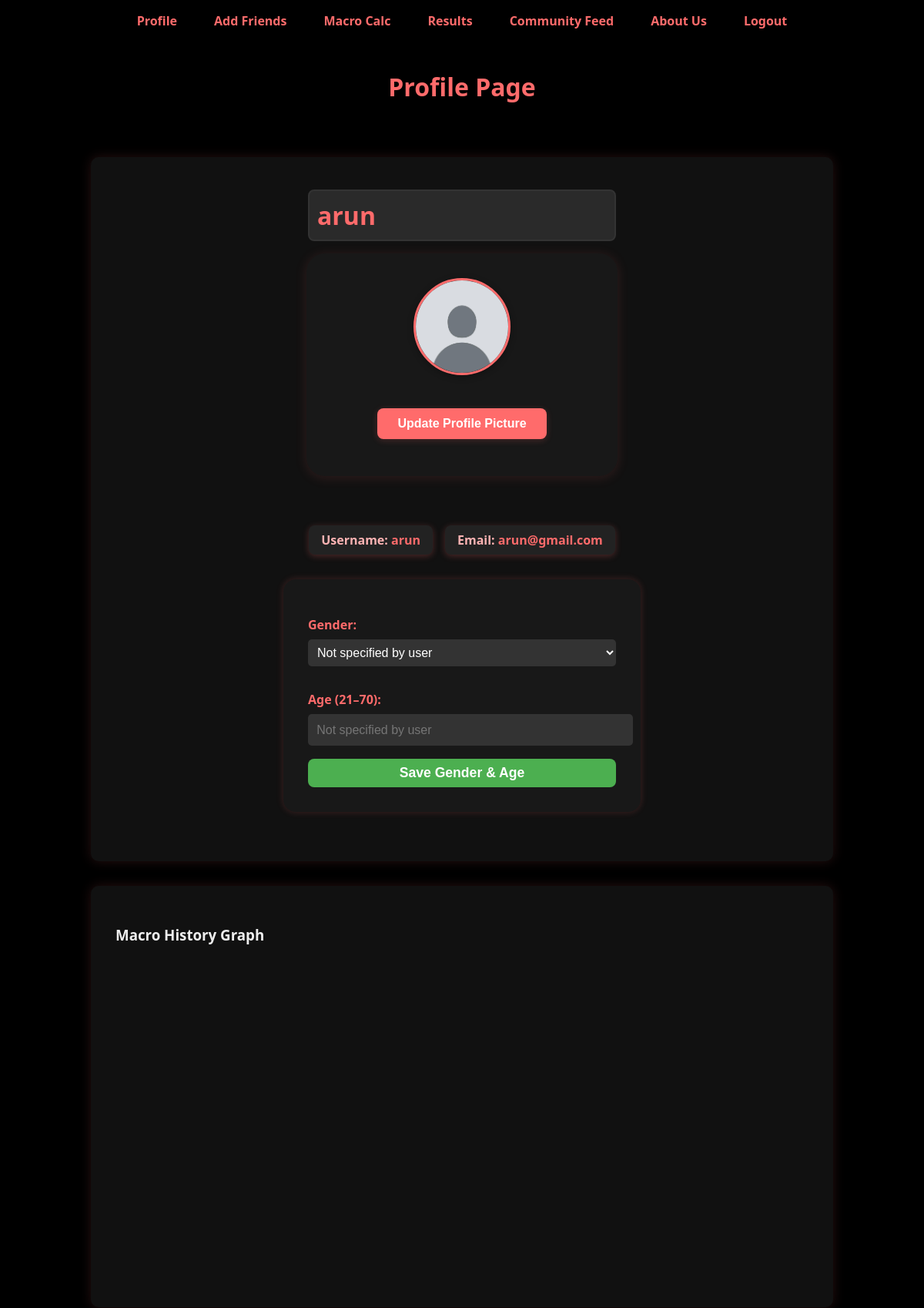
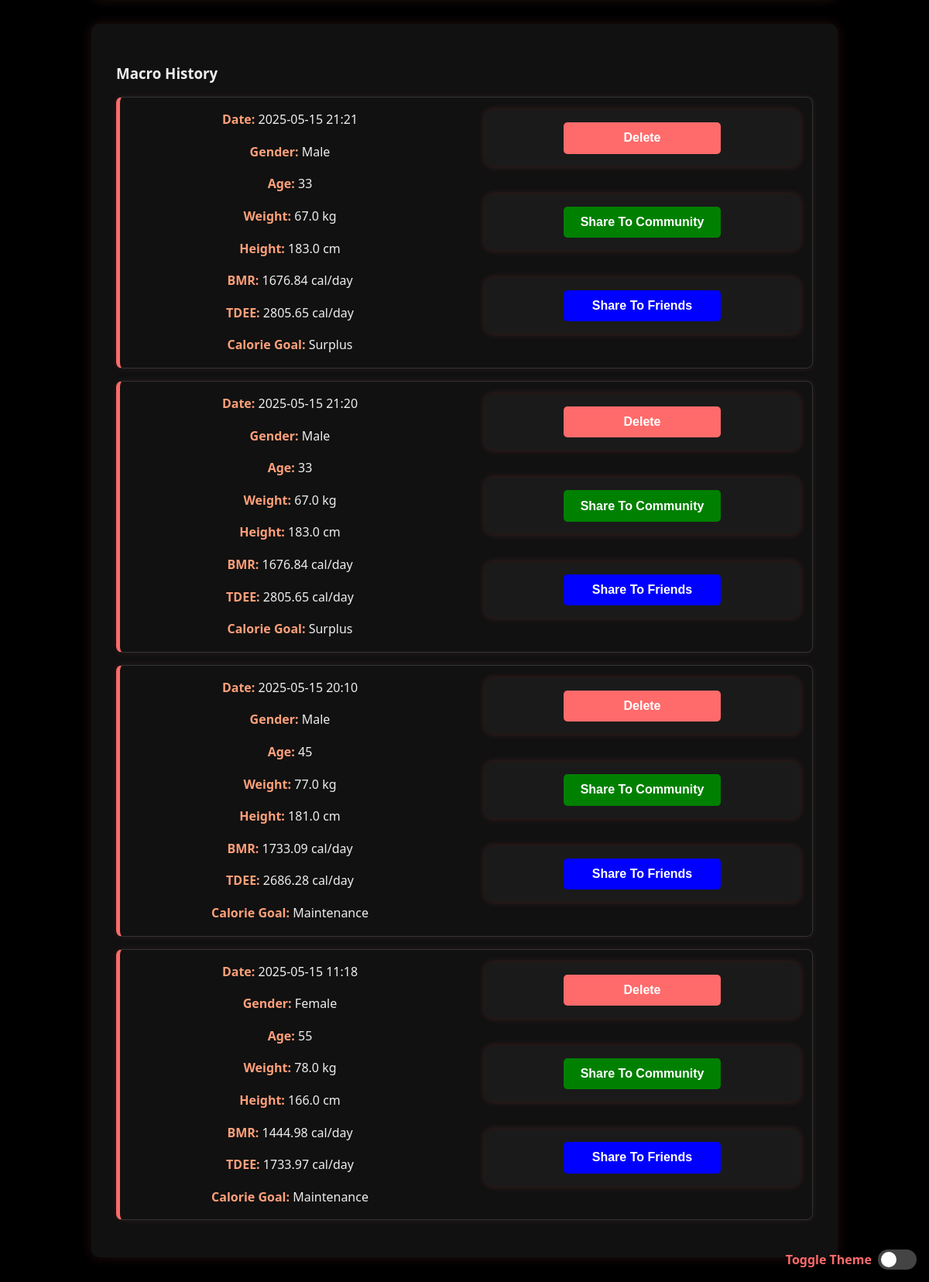
The app's page /profile (signed in) with its own data (2 pictures, top to bottom).
### app/models.py (models this page shows)
class User(db.Model, UserMixin):
    id = db.Column(db.Integer, primary_key=True)
    name = db.Column(db.String(80), unique=True, nullable=False)
    email = db.Column(db.String(120), unique=True, nullable=False)
    password = db.Column(db.String(120), nullable=False)
    gender = db.Column(db.String(10))
    age = db.Column(db.Integer)
    profile_picture = db.Column(db.String(255), default='placeholder-profile.jpg')
    requests_sent = db.relationship(
        'FriendRequest',
        foreign_keys='FriendRequest.requester_id',
        back_populates='requester',
        lazy='dynamic'
    )
    requests_received = db.relationship(
        'FriendRequest',
        foreign_keys='FriendRequest.receiver_id',
        back_populates='receiver',
        lazy='dynamic'
    )
    friends = db.relationship(
        'User',
        secondary=friend_assoc,
        primaryjoin=(id == friend_assoc.c.user_id),
        secondaryjoin=(id == friend_assoc.c.friend_id),
        lazy='dynamic'
    )

class MacroPost(db.Model):
    id = db.Column(db.Integer, primary_key=True)
    gender = db.Column(db.String(10), nullable=False)
    age = db.Column(db.Integer, nullable=False)
    weight = db.Column(db.Float, nullable=False)
    height = db.Column(db.Float, nullable=False)
    bmr = db.Column(db.Float, nullable=False)
    tdee = db.Column(db.Float, nullable=False)
    calorie_goal = db.Column(db.String(10), nullable=False, server_default='maintain')
    timestamp = db.Column(db.DateTime, server_default=db.func.now())
    user_id = db.Column(db.Integer, db.ForeignKey('user.id'), nullable=False)
    user = db.relationship('User', backref=db.backref('macroposts', lazy=True))

### app/routes.py (the view)
@app.route("/profile")
@login_required
def profile():
    macro_posts = MacroPost.query.filter_by(user_id=current_user.id).order_by(MacroPost.timestamp.desc()).all()
    form = ProfilePictureForm()
    pending_requests = FriendRequest.query.filter_by(receiver_id=current_user.id, status='pending').all()
    return render_template(
        "profile.html",
        user=current_user,
        macro_posts=macro_posts,
        form=form,
        pending_requests=pending_requests,
    )

### app/forms.py
class ProfilePictureForm(FlaskForm):
    picture = FileField('Update Profile Picture', validators=[
        FileAllowed(['jpg', 'png', 'jpeg'], 'Images only!')
    ])
    submit = SubmitField('Update Picture')

### app/__init__.py (called while the page is built)
@login_manager.user_loader
def load_user(user_id):
    return db.session.get(User, int(user_id))

### app/routes.py (called while the page is built)
@app.after_request
def add_security_headers(response):
    response.headers['X-Content-Type-Options'] = 'nosniff'
    response.headers['X-Frame-Options'] = 'DENY'
    response.headers['X-Content-Type-Options'] = 'nosniff'
    response.headers['X-XSS-Protection'] = '1; mode=block'
    return response

### app/templates/profile.html (shortened to what this page needs)
{% extends "base.html" %}
{% import "./components/resultTab.html" as ui %}
{% block content %}
<div class="profile-container">
    <header class="profile-header">
        <h1>Profile Page</h1>
    </header>
    <section class="profile-info">
        <div style="display:flex; flex-direction:column; align-items:center; margin-bottom: 2em;">
            <h2 class="username-box">{{ user.name }}</h2>
            <div class="profile-card">
                <img src="{{ url_for('static', filename='profile_pics/' + user.profile_picture) }}" alt="Profile Picture" class="profile-picture">
            {% if current_user.id == user.id %}
               <button onclick="document.getElementById('profile-picture-form').style.display='block'" class="profile-btn update-btn">Update Profile Picture</button>
            {% endif %}
            </div>
        </div>
        <div style="display:flex; justify-content:center; gap:1em; margin-bottom:1em;">
            <div class="profile-line"> Username: <span class="highlight-text">{{ user.name }}</span></div>
            <div class="profile-line"> Email: <span style="color:#ff6b6b;">{{ user.email }}</span></div>
        </div>
        <form action="{{ url_for('update_profile_info') }}" method="POST" style="margin-top: 1em; background:#181818; padding:2em; border-radius:16px; box-shadow:0 0 10px #ff6b6b33; max-width:400px; margin-left:auto; margin-right:auto;">
            <label for="gender" style="color:#ff6b6b; font-weight:bold;">Gender:</label>
            <select id="gender" name="gender" required style="width:100%; margin-bottom:1em; padding:0.5em; font-size:1rem; box-sizing:border-box;" {% if current_user.id != user.id %}disabled{% endif %}>
                <option disabled {% if not user.gender %}selected{% endif %}>
                    {{ user.gender if user.gender else "Not specified by user" }}
                </option>
             </select>
             <label for="age" style="color:#ff6b6b; font-weight:bold;">Age (21–70):</label>
             <input type="text" id="age" name="age" value="{{ user.age if user.age else '' }}" placeholder="Not specified by user" {% if current_user.id != user.id %}disabled class="disabled-field"{% endif %}>
            {% if current_user.id == user.id %}
               <button type="submit" style="margin-top: 1em; background-color: #4CAF50; color: white; font-weight: bold; padding: 8px 16px; border: none; border-radius: 8px; cursor: pointer; width:100%; font-size:1.1rem;">Save Gender & Age</button>
            {% endif %}
        </form>
    </section>
    <section class="graph">
        <h3>Macro History Graph</h3>
        <div id="macro-history-graph" style="width: 100%; height: 400px; margin-bottom: 20px;"></div>
    </section>
    <section class="macro-history">
        <h3>Macro History</h3>
        {% if macro_posts %}
            <ul>
                {% for post in macro_posts %}
                    <li>
                        <div class="info">
                            {{ ui.history_item(post) }}
                        </div>
                        {% if user.id == current_user.id %}
                        <div class="actions">
                            {{ ui.delete_button(post.id) }}
                            {{ ui.community_share_button(post.id) }}
                            {{ ui.friend_share_button(post.id) }}
                        </div>
                        {% endif %}
                    </li>
                {% endfor %}
            </ul>
        {% else %}
            <p>You haven't saved any results yet.</p>
        {% endif %}
    </section>
</div>
{% endblock %}

### app/templates/base.html (shortened to what this page needs)
<!DOCTYPE html>
<html lang="en">
<head>
  <link rel="stylesheet" href="{{ url_for('static', filename='css/style.css') }}">
</head>
<body>
  <header>
    <nav>
      <ul>
        {% if current_user.is_authenticated %}
          <li><a href="{{ url_for('profile') }}">Profile</a></li>
          <li><a href="{{ url_for('friends') }}">Add Friends</a></li>
        {% else %}
          <li><a href="{{ url_for('login') }}">Login</a></li>
          <li><a href="{{ url_for('calculator') }}">Macro Calc</a></li>
        {% endif %}
        {% if current_user.is_authenticated and request.endpoint != 'view_user_profile' and request.endpoint != 'view_user_profile_by_name' %}
        <li><a href="{{ url_for('calculator') }}">Macro Calc</a></li>
        {% endif %}
        <li><a href="{{ url_for('results') }}">Results</a></li>
        <li><a href="{{ url_for('feed') }}">Community Feed</a></li>
        <li><a href="{{ url_for('about') }}">About Us</a></li>
        {% if current_user.is_authenticated %}
          <li><a href="{{ url_for('logout') }}">Logout</a></li>
        {% endif %}
      </ul>
    </nav>
  </header>
  <main>
    {% block content %}
    {% endblock %}
  </main>
  <div class="theme-toggle">
    <label class="theme-label" for="theme-switch">Toggle Theme</label>
    <label class="switch">
        <span class="slider"></span>
    </label>
</div>
</body>
</html>

### app/templates/components/resultTab.html (shortened to what this page needs)
{% macro history_item(post) %}
<p><strong>Date:</strong> {{ post.timestamp.strftime('%Y-%m-%d %H:%M') }}</p>
<p><strong>Gender:</strong> {{ post.gender|capitalize }}</p>
<p><strong>Age:</strong> {{ post.age }}</p>
<p><strong>Weight:</strong> {{ post.weight }} kg</p>
<p><strong>Height:</strong> {{ post.height }} cm</p>
<p><strong>BMR:</strong> {{ post.bmr }} cal/day</p>
<p><strong>TDEE:</strong> {{ post.tdee }} cal/day</p>
<p><strong>Calorie Goal:</strong> {{ post.calorie_goal|capitalize }}</p>
{% endmacro %}
{% macro delete_button(post_id) %}
<form
  action="{{ url_for('delete_macro_post', post_id=post_id) }}"
  method="post"
  onsubmit="return confirm('Are you sure you want to delete this entry?');"
>
  <button type="submit">Delete</button>
</form>
{% endmacro %}
{% macro community_share_button(post_id) %}
<form action="{{ url_for('create_feed_post', post_id=post_id) }}" method="POST">
  <button style="background-color: green" type="submit">
    Share To Community
  </button>
</form>
{% endmacro %}
{% macro friend_share_button(post_id) %}
<form action="{{ url_for('feed') }}" method="GET">
  <button style="background-color: blue" type="submit">Share To Friends</button>
</form>
{% endmacro %}

### app/static/css/style.css (style rules this page uses)
body { background-color: #000; color: #eee; font-family: 'Segoe UI', Tahoma, Geneva, Verdana, sans-serif; margin: 0; padding: 0; }
h1, h2 { color: #ff6b6b; text-align: center; }
header { padding: 1rem 2rem; }
nav ul { list-style: none; display: flex; justify-content: flex-end; gap: 1rem; padding: 0; margin: 0; }
nav a { position: relative; color: #ff6b6b; font-weight: bold; text-decoration: none; padding: 0.5rem 1rem; transition: color 0.3s ease; }
nav a::after { content: ''; position: absolute; left: 0; bottom: 0; height: 2px; width: 0%; background-color: #ff6b6b; transition: width 0.3s ease; }
form { background-color: #1a1a1a; padding: 2rem; border-radius: 10px; max-width: 500px; margin: 2rem auto; box-shadow: 0 0 10px rgba(255, 107, 107, 0.2); }
label { font-weight: bold; display: block; margin-top: 1rem; color: #ff6b6b; }
input, select, button { width: 100%; padding: 0.7rem; margin-top: 0.5rem; border-radius: 5px; border: none; background-color: #333; color: #fff; font-size: 1rem; }
button { background-color: #ff6b6b; color: #000; font-weight: bold; margin-top: 1.5rem; cursor: pointer; transition: background-color 0.3s; }
section { background-color: #111; color: #eee; max-width: 900px; margin: 2rem auto; padding: 2rem; border-radius: 10px; box-shadow: 0 0 15px rgba(255, 107, 107, 0.15); }
section h2 { color: #ff6b6b; margin-bottom: 1rem; font-size: 1.8rem; }
section p { font-size: 1rem; line-height: 1.6; }
.profile-picture { width: 150px; height: 150px; border-radius: 50%; object-fit: cover; border: 2px solid #ff6b6b; display: block; margin: 1rem auto; box-shadow: 0 0 10px rgba(255, 107, 107, 0.3); }
.profile-info h2, .profile-info p { background-color: #2a2a2a; color: #ffa07a; border: 2px solid #333; border-radius: 8px; padding: 10px; font-size: 1.2rem; max-width: 400px; margin: 10px 0; box-sizing: border-box; text-align: left; display: inline-block; width: 100%; transition: background-color 0.3s ease; }
.profile-info h2, .profile-info p { margin-bottom: 15px; }
.macro-history { margin-top: 2rem; }
.macro-history ul { list-style: none; padding: 0px; margin: 0px; }
.macro-history li { text-align: center; border: 1px solid #333; border-left: 5px solid #ff6b6b; border-radius: 8px; margin-bottom: 1rem; box-shadow: 0 0 8px rgba(255, 107, 107, 0.1); transition: transform 0.2s ease; display: flex; justify-content: space-between; align-items: flex-start; gap: 1rem; }
.macro-history strong { color: #ffa07a; }
.macro-history .info { justify-content: left; }
.macro-history .info p { margin-block: 1rem; }
.macro-history li .info { display: inline-table; grid-template-columns: repeat(auto-fit, minmax(120px, 1fr)); gap: 0.25rem 1rem; flex: 0.5; }
.macro-history .actions { display: flex; flex-direction: column; }
.macro-history li .actions { display: block; align-self: start; gap: 0.5rem; display: flex; flex-direction: column; flex-shrink: 0; gap: 0.25rem 1rem; flex: 0.5; }
.macro-history button { width: 50%; margin-block: 1rem; color: white; }
.macro-history form { padding: 0; margin: 1rem; }
.theme-toggle { position: fixed; bottom: 1rem; right: 1rem; display: flex; align-items: center; gap: 0.5rem; z-index: 10000; }
.theme-label { color: #ff6b6b; font-weight: bold; }
.switch { position: relative; display: inline-block; width: 50px; height: 26px; }
.slider { position: absolute; cursor: pointer; top: 0; left: 0; right: 0; bottom: 0; background-color: #444; transition: 0.4s; border-radius: 34px; }
.slider::before { position: absolute; content: ""; height: 20px; width: 20px; left: 4px; bottom: 3px; background-color: white; transition: 0.4s; border-radius: 50%; }
.profile-line { background-color: #222; color: #ffb3b3; padding: 0.5em 1em; border-radius: 8px; font-weight: bold; box-shadow: 0 2px 8px rgba(255, 107, 107, 0.25); }
.highlight-text { color: #ff6b6b; }
.profile-info h2.username-box { font-size: 2rem; font-weight: bold; color: #ff6b6b; margin-bottom: 0.5em; }
#macro-history-graph { width: 100%; height: 400px; margin-bottom: 20px; }
nav ul { flex-wrap: wrap; justify-content: center; }
input, select { color: #fff; }

### records on screen
User: name "arun", profile_picture (placeholder picture), email "arun@gmail.com", gender "Not specified by user"
MacroPost: timestamp "2025-05-15 21:21", gender "Male", age "33", weight "67.0", height "183.0", bmr "1676.84", tdee "2805.65", calorie_goal "Surplus"
MacroPost: timestamp "2025-05-15 21:20", gender "Male", age "33", weight "67.0", height "183.0", bmr "1676.84", tdee "2805.65", calorie_goal "Surplus"
MacroPost: timestamp "2025-05-15 20:10", gender "Male", age "45", weight "77.0", height "181.0", bmr "1733.09", tdee "2686.28", calorie_goal "Maintenance"
MacroPost: timestamp "2025-05-15 11:18", gender "Female", age "55", weight "78.0", height "166.0", bmr "1444.98", tdee "1733.97", calorie_goal "Maintenance"
